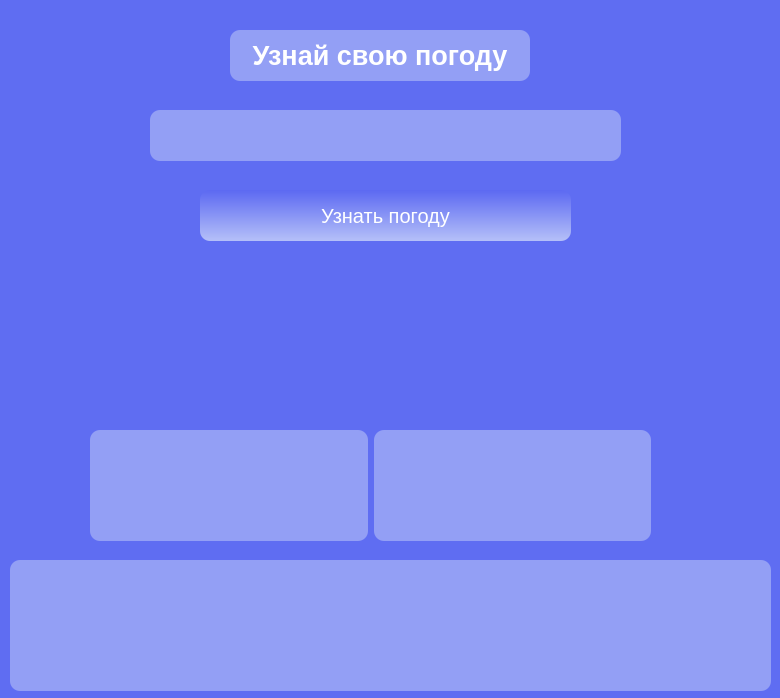
<?xml version="1.0" encoding="UTF-8"?>
<ui version="4.0">
 <class>MainWindow</class>
 <widget class="QMainWindow" name="MainWindow">
  <property name="geometry">
   <rect>
    <x>0</x>
    <y>0</y>
    <width>780</width>
    <height>698</height>
   </rect>
  </property>
  <property name="cursor">
   <cursorShape>OpenHandCursor</cursorShape>
  </property>
  <property name="windowTitle">
   <string>What's whether?</string>
  </property>
  <property name="styleSheet">
   <string notr="true">QWidget {
  background-color: #5f6df2;
}
</string>
  </property>
  <widget class="QWidget" name="centralwidget">
   <widget class="QLabel" name="label">
    <property name="geometry">
     <rect>
      <x>230</x>
      <y>30</y>
      <width>300</width>
      <height>51</height>
     </rect>
    </property>
    <property name="font">
     <font>
      <pointsize>20</pointsize>
      <bold>true</bold>
     </font>
    </property>
    <property name="styleSheet">
     <string notr="true">background-color: #939ff5;
border-radius: 10;
color: white</string>
    </property>
    <property name="text">
     <string>Узнай свою погоду</string>
    </property>
    <property name="alignment">
     <set>Qt::AlignCenter</set>
    </property>
   </widget>
   <widget class="QLineEdit" name="lbl_name">
    <property name="geometry">
     <rect>
      <x>150</x>
      <y>110</y>
      <width>471</width>
      <height>51</height>
     </rect>
    </property>
    <property name="font">
     <font>
      <pointsize>18</pointsize>
     </font>
    </property>
    <property name="styleSheet">
     <string notr="true">background-color: #939ff5;
border-radius: 10;
color: white;</string>
    </property>
    <property name="alignment">
     <set>Qt::AlignCenter</set>
    </property>
   </widget>
   <widget class="QPushButton" name="btn_start">
    <property name="geometry">
     <rect>
      <x>200</x>
      <y>190</y>
      <width>371</width>
      <height>51</height>
     </rect>
    </property>
    <property name="font">
     <font>
      <pointsize>15</pointsize>
     </font>
    </property>
    <property name="cursor">
     <cursorShape>ClosedHandCursor</cursorShape>
    </property>
    <property name="styleSheet">
     <string notr="true">QPushButton {
    background-color: qlineargradient(spread:pad, x1:0, y1:0, x2:0, y2:1, stop:0 rgba(92, 105, 242, 255), stop:1 rgba(181, 192, 248, 255));
    border-radius: 10px;
    color: white;
    border: none;
}

QPushButton:hover {
    background-color: #b6c1f7;
}

QPushButton:pressed {
    background-color: #b6c1f7;
}
</string>
    </property>
    <property name="text">
     <string>Узнать погоду</string>
    </property>
   </widget>
   <widget class="QLabel" name="lbl_temper">
    <property name="geometry">
     <rect>
      <x>240</x>
      <y>280</y>
      <width>291</width>
      <height>111</height>
     </rect>
    </property>
    <property name="font">
     <font>
      <pointsize>45</pointsize>
     </font>
    </property>
    <property name="styleSheet">
     <string notr="true">border-radius: 10;
color: white;</string>
    </property>
    <property name="text">
     <string/>
    </property>
    <property name="alignment">
     <set>Qt::AlignCenter</set>
    </property>
   </widget>
   <widget class="QWidget" name="gridLayoutWidget">
    <property name="geometry">
     <rect>
      <x>90</x>
      <y>430</y>
      <width>561</width>
      <height>111</height>
     </rect>
    </property>
    <layout class="QGridLayout" name="gridLayout">
     <item row="0" column="0">
      <widget class="QLabel" name="lbl_humid">
       <property name="font">
        <font>
         <pointsize>14</pointsize>
        </font>
       </property>
       <property name="styleSheet">
        <string notr="true">background-color: #939ff5;
border-radius: 10;
color: white;</string>
       </property>
       <property name="text">
        <string/>
       </property>
       <property name="alignment">
        <set>Qt::AlignCenter</set>
       </property>
      </widget>
     </item>
     <item row="0" column="1">
      <widget class="QLabel" name="label_wind">
       <property name="font">
        <font>
         <pointsize>14</pointsize>
        </font>
       </property>
       <property name="styleSheet">
        <string notr="true">background-color: #939ff5;
border-radius: 10;
color: white;</string>
       </property>
       <property name="text">
        <string/>
       </property>
       <property name="alignment">
        <set>Qt::AlignCenter</set>
       </property>
      </widget>
     </item>
    </layout>
   </widget>
   <widget class="QLabel" name="label_2">
    <property name="geometry">
     <rect>
      <x>10</x>
      <y>560</y>
      <width>761</width>
      <height>131</height>
     </rect>
    </property>
    <property name="font">
     <font>
      <pointsize>14</pointsize>
     </font>
    </property>
    <property name="styleSheet">
     <string notr="true">background-color: #939ff5;
border-radius: 10;
color: white;</string>
    </property>
    <property name="text">
     <string/>
    </property>
    <property name="alignment">
     <set>Qt::AlignLeading|Qt::AlignLeft|Qt::AlignTop</set>
    </property>
   </widget>
  </widget>
 </widget>
 <resources/>
 <connections/>
</ui>
